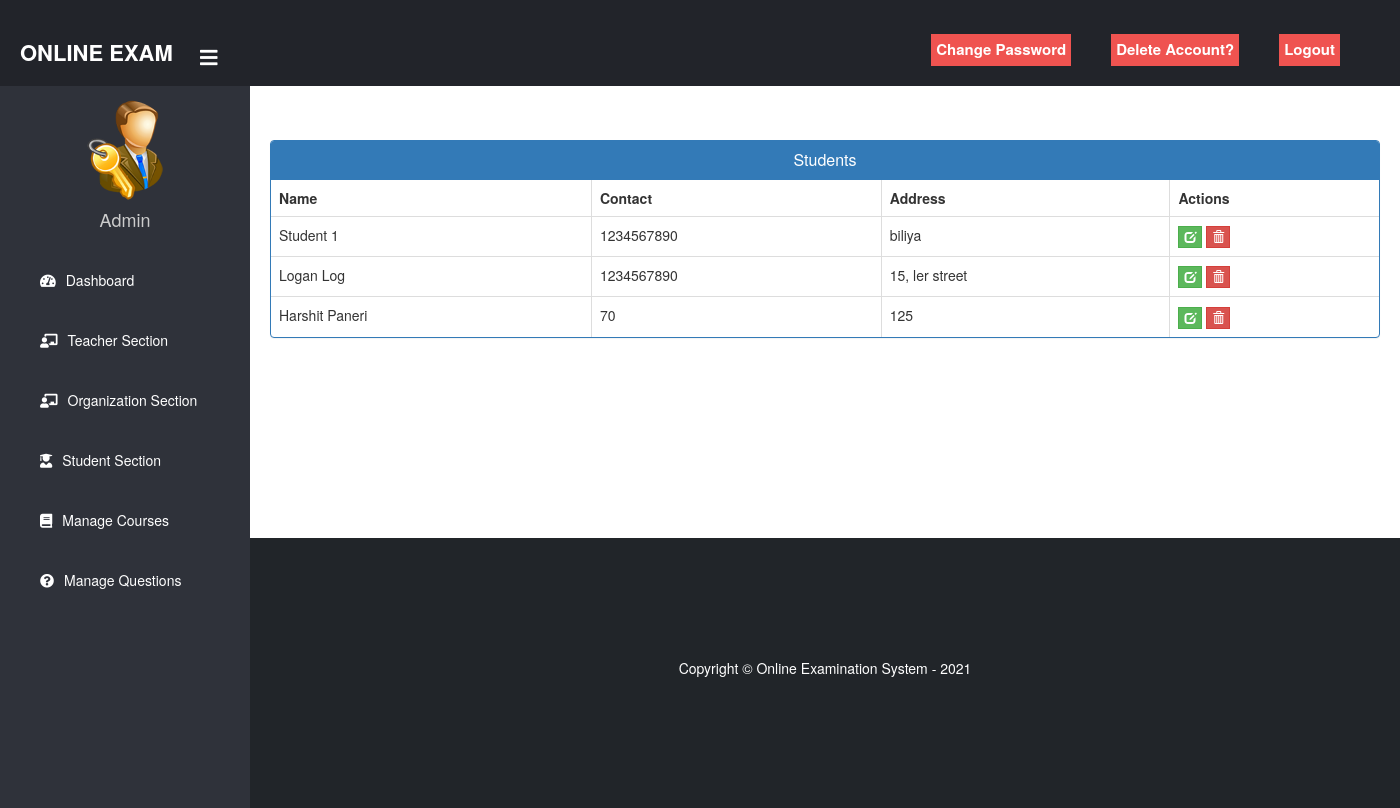
/admin-view-student (signed in), run on the app's committed database.
### student/models.py (models this page shows, shortened)
class Student(models.Model):
    user=models.OneToOneField(User,on_delete=models.CASCADE)
    address = models.CharField(max_length=40)
    mobile = models.CharField(max_length=20,null=False)
    organization = models.ForeignKey(Organization,on_delete=models.CASCADE)
    @property
    def get_name(self):
        return self.user.first_name+" "+self.user.last_name

### exam/views.py (the view)
# urls.py: path('admin-view-student', views.admin_view_student_view,name='admin-view-student'),
@login_required(login_url="adminlogin")
@user_passes_test(is_admin)
def admin_view_student_view(request):
    students = SMODEL.Student.objects.all()
    return render(request, "exam/admin_view_student.html", {"students": students})

### exam/views.py (called while the page is built)
def is_admin(user):
    return user.is_superuser

### templates/exam/admin_view_student.html (shortened to what this page needs)
{% extends 'exam/adminbase.html' %}
{% block content %}
{%load static%}
<head>
  <link href="//netdna.bootstrapcdn.com/bootstrap/3.0.0/css/bootstrap.min.css" rel="stylesheet" id="bootstrap-css">
</head>
<br><br>
<div class="container">
  <div class="panel panel-primary">
    <div class="panel-heading">
      <h6 class="panel-title">Students</h6>
    </div>
    <table class="table table-hover table-bordered" id="dev-table">
      <thead>
        <tr>
          <th>Name</th>
          <th>Contact</th>
          <th>Address</th>
          <th>Actions</th>
        </tr>
      </thead>
      {% for t in students %}
      <tr>
        <td> {{t.get_name}}</td>
        <td>{{t.mobile}}</td>
        <td>{{t.address}}</td>
        <td><a class="btn btn-success btn-xs" style="border-radius: 0%;" href="{% url 'update-student' t.id  %}"><span class="glyphicon glyphicon-edit"></span></a>
        <a class="btn btn-danger btn-xs" style="border-radius: 0%;" href="{% url 'delete-student' t.id  %}"><span class="glyphicon glyphicon-trash"></span></a></td>
      </tr>
      {% endfor %}
    </table>
  </div>
</div>
<br><br><br><br><br><br>
{% endblock content %}

### templates/exam/adminbase.html (style rules this page uses)
a:link { text-decoration: none; }
body { margin: 0; padding: 0; font-family: "Gill Sans", sans-serif;; }

### templates/exam/admin_view_student.html (style rules this page uses)
a:link { text-decoration: none; }
h6 { text-align: center; }

### templates/exam/footer.html (style rules this page uses)
body { min-height: 100vh; display: flex; flex-direction: column; }

### data on the page
Student: get_name "Student 1", mobile "1234567890", address "biliya"
Student: get_name "Logan Log", mobile "1234567890", address "15, ler street"
Student: get_name "Harshit Paneri", mobile "70", address "125"
